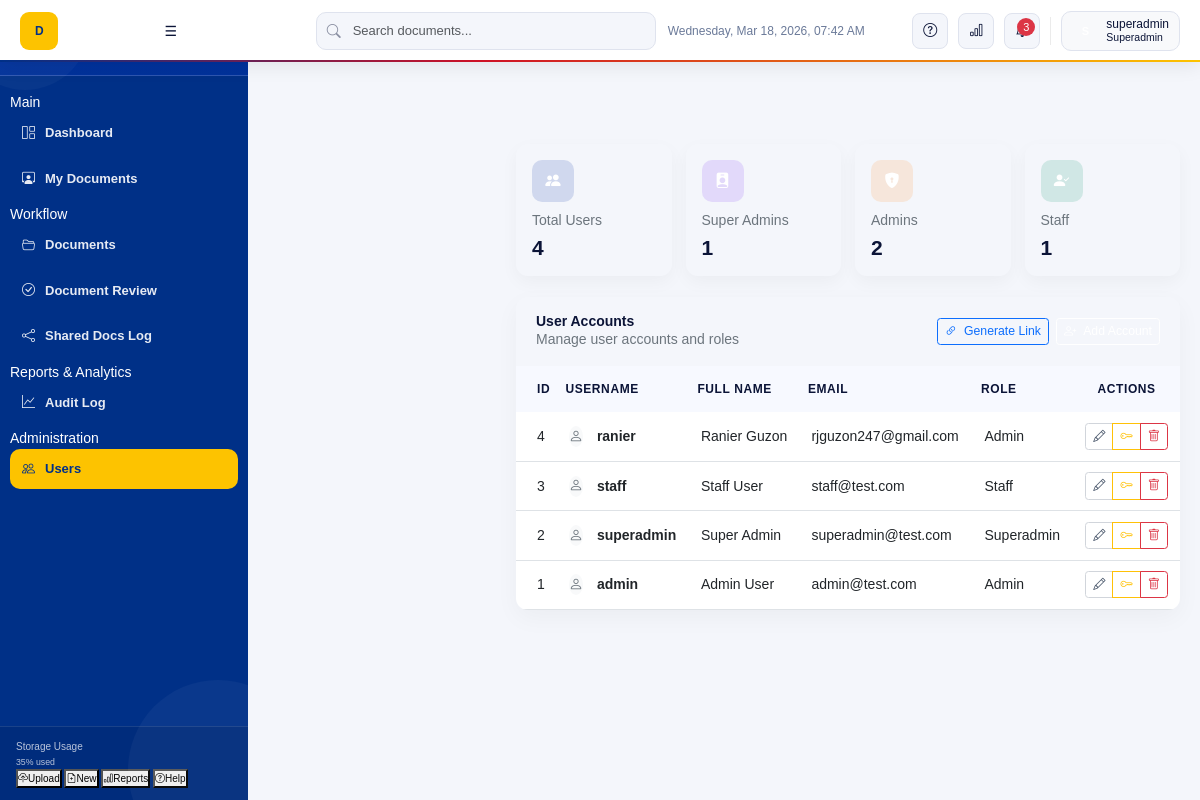
/superadmin/users.php (signed in), run on the app's committed database.
### tables this page shows
CREATE TABLE `users` (
  `user_id` int(11) NOT NULL,
  `first_name` varchar(50) NOT NULL,
  `middle_name` int(255) NOT NULL,
  `last_name` varchar(50) NOT NULL,
  `email` varchar(100) NOT NULL,
  `username` varchar(50) NOT NULL,
  `password` varchar(255) NOT NULL,
  `role` enum('superadmin','admin','staff') NOT NULL DEFAULT 'staff',
  `created_at` timestamp NOT NULL DEFAULT current_timestamp(),
  `updated_at` timestamp NOT NULL DEFAULT current_timestamp() ON UPDATE current_timestamp()
);

### superadmin/users.php (the view, shortened to what this page needs)
<?php
include '../plugins/conn.php';
$total_users = 0;
$total_admins = 0;
$total_staff = 0;
$total_superadmins = 0;
$result = $conn->query("SELECT COUNT(*) FROM users");
if ($result) {
    $row = $result->fetch_row();
    $total_users = (int)$row[0];
}
$result = $conn->query("SELECT COUNT(*) FROM users WHERE role = 'admin'");
if ($result) {
    $row = $result->fetch_row();
    $total_admins = (int)$row[0];
}
$result = $conn->query("SELECT COUNT(*) FROM users WHERE role = 'staff'");
if ($result) {
    $row = $result->fetch_row();
    $total_staff = (int)$row[0];
}
$result = $conn->query("SELECT COUNT(*) FROM users WHERE role = 'superadmin'");
if ($result) {
    $row = $result->fetch_row();
    $total_superadmins = (int)$row[0];
}
$users_sql = "SELECT user_id, username, CONCAT_WS(' ', first_name, NULLIF(middle_name, ''), last_name) AS full_name, email, role FROM users ORDER BY user_id DESC";
$stmt = $conn->prepare($users_sql);
if ($stmt) {
    $stmt->execute();
    $result = $stmt->get_result();
} else {
    $result = false;
}
$users = [];
if ($result && $result->num_rows > 0) {
    while ($row = $result->fetch_assoc()) {
        $users[] = $row;
    }
}
?>
<!DOCTYPE html>
<html lang="en">
<head>
    <link href="https://cdn.jsdelivr.net/npm/bootstrap@5.3.0/dist/css/bootstrap.min.css" rel="stylesheet">
    <link href="https://cdn.jsdelivr.net/npm/bootstrap-icons@1.10.0/font/bootstrap-icons.css" rel="stylesheet">
    <link rel="stylesheet" href="../assets/css/custom.css">
</head>
<body>
    <?php include __DIR__ . '/../includes/sidebar.php'; ?>
    <main class="main-content">
        <?php include __DIR__ . '/../includes/navbar.php'; ?>
        <div class="container-fluid px-0">
            <div class="row g-3 mb-4">
                <div class="col-md-3">
                    <div class="stat-card">
                        <div class="stat-icon bg-blue-light">
                            <i class="bi bi-people-fill"></i>
                        </div>
                        <p class="text-secondary text-xs mb-1">Total Users</p>
                        <h4 class="fw-bold mb-0"><?php echo $total_users; ?></h4>
                    </div>
                </div>
                <div class="col-md-3">
                    <div class="stat-card">
                        <div class="stat-icon bg-purple-light">
                            <i class="bi bi-person-badge-fill"></i>
                        </div>
                        <p class="text-secondary text-xs mb-1">Super Admins</p>
                        <h4 class="fw-bold mb-0"><?php echo $total_superadmins; ?></h4>
                    </div>
                </div>
                <div class="col-md-3">
                    <div class="stat-card">
                        <div class="stat-icon bg-orange-light">
                            <i class="bi bi-shield-lock-fill"></i>
                        </div>
                        <p class="text-secondary text-xs mb-1">Admins</p>
                        <h4 class="fw-bold mb-0"><?php echo $total_admins; ?></h4>
                    </div>
                </div>
                <div class="col-md-3">
                    <div class="stat-card">
                        <div class="stat-icon bg-green-light">
                            <i class="bi bi-person-check-fill"></i>
                        </div>
                        <p class="text-secondary text-xs mb-1">Staff</p>
                        <h4 class="fw-bold mb-0"><?php echo $total_staff; ?></h4>
                    </div>
                </div>
            </div>
            <div class="table-card">
                <div class="table-header">
                    <div>
                        <h6 class="mb-0 fw-semibold">User Accounts</h6>
                        <p class="text-secondary text-xs mb-0">Manage user accounts and roles</p>
                    </div>
                    <div class="d-flex gap-2">
                        <button type="button" class="btn btn-outline-primary btn-sm d-flex align-items-center" data-bs-toggle="modal" data-bs-target="#inviteLinkModal">
                            <i class="bi bi-link-45deg me-2"></i>
                            <span>Generate Link</span>
                        </button>
                        <button type="button" class="btn btn-primary btn-sm d-flex align-items-center" data-bs-toggle="modal" data-bs-target="#addUserModal">
                            <i class="bi bi-person-plus me-2"></i>
                            <span>Add Account</span>
                        </button>
                    </div>
                </div>
                <div class="table-responsive">
                    <table class="table table-hover align-middle mb-0">
                        <thead>
                            <tr>
                                <th class="ps-4 py-3">ID</th>
                                <th class="py-3">Username</th>
                                <th class="py-3">Full Name</th>
                                <th class="py-3">Email</th>
                                <th class="py-3">Role</th>
                                <th class="py-3 text-center">Actions</th>
                            </tr>
                        </thead>
                        <tbody>
                            <?php if (!empty($users)): ?>
                                <?php foreach ($users as $user): ?>
                                    <?php
                                            $role_class = 'role-staff';
                                            if ($user['role'] === 'superadmin') {
                                                $role_class = 'role-superadmin';
                                            } elseif ($user['role'] === 'admin') {
                                                $role_class = 'role-admin';
                                            }
                                        ?>
                                    <tr>
                                        <td class="ps-4">
                                            <?php echo (int)$user['user_id']; ?>
                                        </td>
                                        <td>
                                            <div class="d-flex align-items-center">
                                                <div class="avatar avatar-sm bg-light rounded-circle d-flex align-items-center justify-content-center me-3">
                                                    <i class="bi bi-person text-secondary"></i>
                                                </div>
                                                <div>
                                                    <div class="fw-semibold"><?php echo htmlspecialchars($user['username']); ?></div>
                                                </div>
                                            </div>
                                        </td>
                                        <td>
                                            <?php echo htmlspecialchars($user['full_name']); ?>
                                        </td>
                                        <td>
                                            <?php echo htmlspecialchars($user['email']); ?>
                                        </td>
                                        <td>
                                            <span class="role-badge <?php echo $role_class; ?>">
                                                <?php echo ucfirst(htmlspecialchars($user['role'])); ?>
                                            </span>
                                        </td>
                                        <td class="text-center">
                                            <div class="btn-group" role="group">
                                                <button type="button"
                                                    class="btn btn-outline-secondary btn-sm edit-user-btn"
                                                    data-user-id="<?php echo (int)$user['user_id']; ?>"
                                                    data-username="<?php echo htmlspecialchars($user['username'], ENT_QUOTES, 'UTF-8'); ?>"
                                                    data-full-name="<?php echo htmlspecialchars($user['full_name'], ENT_QUOTES, 'UTF-8'); ?>"
                                                    data-email="<?php echo htmlspecialchars($user['email'], ENT_QUOTES, 'UTF-8'); ?>"
                                                    data-role="<?php echo htmlspecialchars($user['role'], ENT_QUOTES, 'UTF-8'); ?>">
                                                    <i class="bi bi-pencil"></i>
                                                </button>
                                                <button type="button"
                                                    class="btn btn-outline-warning btn-sm reset-password-btn"
                                                    data-user-id="<?php echo (int)$user['user_id']; ?>"
                                                    data-username="<?php echo htmlspecialchars($user['username'], ENT_QUOTES, 'UTF-8'); ?>">
                                                    <i class="bi bi-key"></i>
                                                </button>
                                                <button type="button"
                                                    class="btn btn-outline-danger btn-sm delete-user-btn"
                                                    data-user-id="<?php echo (int)$user['user_id']; ?>"
                                                    data-username="<?php echo htmlspecialchars($user['username'], ENT_QUOTES, 'UTF-8'); ?>">
                                                    <i class="bi bi-trash"></i>
                                                </button>
                                            </div>
                                        </td>
                                    </tr>
                                <?php endforeach; ?>
                            <?php endif; ?>
                        </tbody>
                    </table>
                </div>
            </div>
        </div>
    </main>
</body>
</html>

### includes/sidebar.php (shortened to what this page needs)
<?php
$role = $_SESSION['role'];
$current_page = basename($_SERVER['PHP_SELF']);
$roleConfig = [
    'superadmin' => ['base' => '../dashboards/', 'dashboard' => 'superadmin_dashboard.php'],
    'admin' => ['base' => '../dashboards/', 'dashboard' => 'admin_dashboard.php'],
    'staff' => ['base' => '../dashboards/', 'dashboard' => 'staff_dashboard.php'],
];
$config = $roleConfig[$role];
$dashboardUrl = $config['base'] . $config['dashboard'];
?>
<aside class="sidebar">
    <div class="sidebar-header">
        <a href="<?php echo $dashboardUrl; ?>" class="text-decoration-none d-flex align-items-center brand">
            <div class="brand-emblem">D</div>
            <div class="brand-text">
                <strong>CPD-NIR</strong>
                <span class="sidebar-subtitle">Document Tracking</span>
            </div>
        </a>
    </div>
    <nav class="sidebar-menu">
        <div class="sidebar-group">Main</div>
        <a href="<?php echo $dashboardUrl; ?>" class="nav-link <?php echo ($current_page == basename($dashboardUrl)) ? 'active' : ''; ?>" data-label="Dashboard">
            <i class="bi bi-grid-1x2"></i>
            <span>Dashboard</span>
        </a>
        <a href="../documents/my_documents.php" class="nav-link <?php echo ($current_page == 'my_documents.php') ? 'active' : ''; ?>" data-label="My Documents">
            <i class="bi bi-person-workspace"></i>
            <span>My Documents</span>
        </a>
        <div class="sidebar-group">Workflow</div>
        <a href="../documents/document.php" class="nav-link <?php echo ($current_page == 'document.php') ? 'active' : ''; ?>" data-label="Documents">
            <i class="bi bi-folder2-open"></i>
            <span>Documents</span>
        </a>
        <a href="../documents/document_review.php" class="nav-link <?php echo ($current_page == 'document_review.php') ? 'active' : ''; ?>" data-label="Document Review">
            <i class="bi bi-check-circle"></i>
            <span>Document Review</span>
        </a>
        <a href="../docs_tracking/docs_tracking_log.php" class="nav-link <?php echo ($current_page == 'docs_tracking_log.php') ? 'active' : ''; ?>" data-label="Shared Docs Log">
            <i class="bi bi-share"></i>
            <span>Shared Docs Log</span>
        </a>
        <div class="sidebar-group">Reports & Analytics</div>
        <a href="../docs_tracking/get_audit_log.php" class="nav-link" data-label="Audit Log">
            <i class="bi bi-graph-up"></i>
            <span>Audit Log</span>
        </a>
        <?php if ($role === 'superadmin'): ?>
        <div class="sidebar-group">Administration</div>
        <a href="../superadmin/users.php" class="nav-link <?php echo ($current_page == 'users.php') ? 'active' : ''; ?>" data-label="Users">
            <i class="bi bi-people"></i>
            <span>Users</span>
        </a>
        <?php endif; ?>
    </nav>
    <div class="sidebar-footer">
        <div class="storage-title">Storage Usage</div>
        <div class="storage-bar-wrap">
            <small>35% used</small>
        </div>
        <div class="quick-actions">
            <button class="qa-btn" title="Upload"><i class="bi bi-cloud-upload"></i><span>Upload</span></button>
            <button class="qa-btn" title="New"><i class="bi bi-file-earmark-plus"></i><span>New</span></button>
            <button class="qa-btn" title="Report"><i class="bi bi-bar-chart"></i><span>Reports</span></button>
            <button class="qa-btn" title="Help"><i class="bi bi-question-circle"></i><span>Help</span></button>
        </div>
    </div>
</aside>

### includes/navbar.php (shortened to what this page needs)
<?php
$role = $_SESSION['role'];
$roleDisplay = (
    $role === 'superadmin' ? 'Superadmin' :
    ($role === 'admin' ? 'Admin' : 'Staff')
);
?>
<header class="header">
    <div class="nav-brand">
        <div class="brand-emblem">D</div>
        <div class="brand-text">
            <strong>CPD-NIR</strong>
            <span>Document Tracking</span>
        </div>
        <button class="sidebar-toggle-btn" id="sidebarToggle" aria-label="Toggle sidebar">
            <span class="toggle-icon">☰</span>
        </button>
    </div>
    <div class="nav-center">
        <div class="nav-search">
            <i class="bi bi-search nav-search-icon"></i>
            <input type="text" class="form-control" placeholder="Search documents..." id="globalSearchInput" />
        </div>
        <div class="nav-date" id="liveDate"></div>
    </div>
    <div class="nav-right">
        <button class="btn-icon" title="Help"><i class="bi bi-question-circle"></i></button>
        <button class="btn-icon" title="Reports"><i class="bi bi-bar-chart"></i></button>
        <div class="dropdown">
            <button class="btn-icon position-relative" id="notifBtn" data-bs-toggle="dropdown" aria-expanded="false" title="Notifications">
                <span class="notif-badge">3</span>
            </button>
        </div>
        <div class="avatar-chip">
            <div class="av"><?php echo strtoupper(substr($_SESSION['username'] ?? 'U', 0, 1)); ?></div>
            <div class="av-name">
                <div><?php echo htmlspecialchars($_SESSION['username'] ?? 'User'); ?></div>
                <small><?php echo htmlspecialchars($roleDisplay); ?></small>
            </div>
        </div>
    </div>
</header>

### data on the page
users: user_id "4", username "ranier", full_name "Ranier Guzon", email "rjguzon247@gmail.com", role "Admin"
users: user_id "3", username "staff", full_name "Staff User", email "staff@test.com", role "Staff"
users: user_id "2", username "superadmin", full_name "Super Admin", email "superadmin@test.com", role "Superadmin"
users: user_id "1", username "admin", full_name "Admin User", email "admin@test.com", role "Admin"

### other printed values
$_SESSION['username'] "superadmin"
$roleDisplay "Superadmin"
$total_users "4"
$total_superadmins "1"
$total_admins "2"
$total_staff "1"
